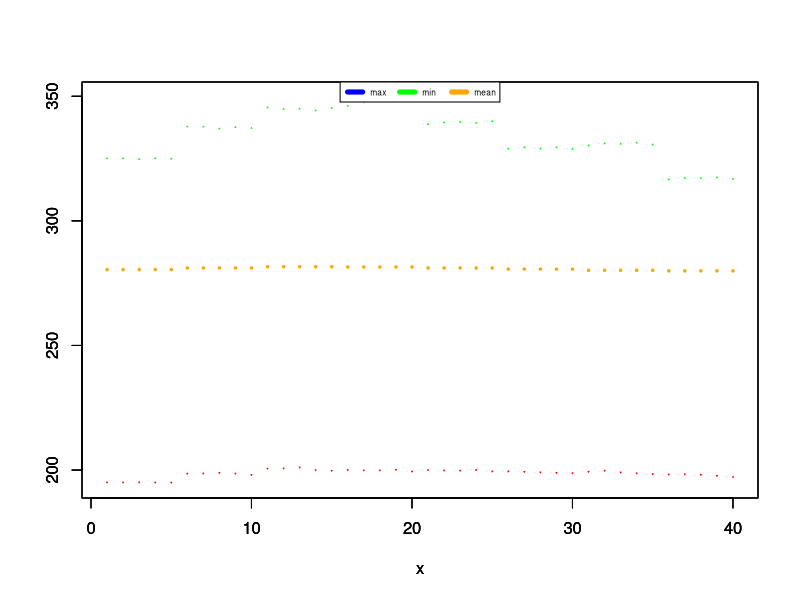
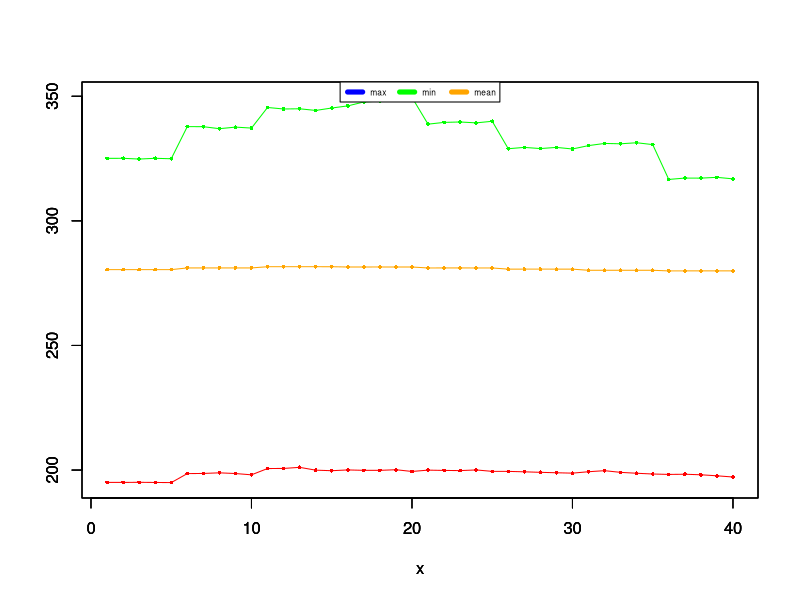

Write R code to recreate these figures, in order.
#!/usr/bin/env Rscript

# ########################################################

pdf("temp-global.pdf") # either save all files in one pdf or the files in specific pdfs; find an option to automatise the choice

# temp_inst = read.csv("temp-inst.csv")
# temp_max = read.csv("temp-max.csv")
# temp_min = read.csv("temp-min.csv")
# temp_mean = read.csv("temp-mean.csv")

# data = read.table("test.csv", header=FALSE, sep = ',')
temp_max = read.table("max3.txt", header=FALSE, sep = ',')
temp_min = read.table("min3.txt", header=FALSE, sep = ',')
temp_mean = read.table("mean3.txt", header=FALSE, sep = ',')

x3=length(temp_max)
x4=length(temp_min)
x5=length(temp_mean)

print(x3)
print(x4)
print(x5)

x = seq(1, x3, 1)

lmin = min(temp_min)
print(lmin)

lmax = max(temp_max)
print(lmax)

plot(x,temp_max,type="p",col="green",ylim = c(lmin, lmax),ylab="", pch = 2, cex = .1) 
par(new = TRUE)
plot(x,temp_min,type="p",col="red",ylim = c(lmin, lmax),ylab="", pch = 6, cex = .1) 
par(new = TRUE)
plot(x,temp_mean,type="b",col="orange",ylim = c(lmin, lmax),ylab="", pch = 20, cex = .5) 
par(new = TRUE)
plot_colors <- c("blue","green","orange") 
par(new = TRUE)
legend(x = "top",inset = 0,
        legend = c("max", "min","mean"), 
        col=plot_colors, lwd=5, cex=.5, horiz = TRUE)

plot(x,temp_max,type="o",col="green",ylim = c(lmin, lmax),ylab="", pch = 16, cex = .5)
par(new = TRUE)
plot(x,temp_min,type="o",col="red",ylim = c(lmin, lmax),ylab="", pch = 16, cex = .5)
par(new = TRUE)
plot(x,temp_mean,type="o",col="orange",ylim = c(lmin, lmax),ylab="", pch = 16, cex = .5)
par(new = TRUE)
plot_colors <- c("blue","green","orange")
par(new = TRUE)
legend(x = "top",inset = 0,
        legend = c("max", "min","mean"),
        col=plot_colors, lwd=5, cex=.5, horiz = TRUE)

#dev.off()
print("Graphics constructed with success!")
